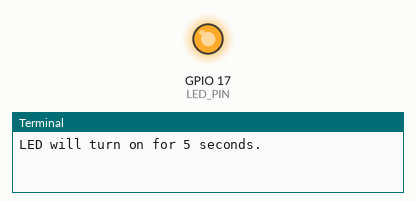
Simulated run of this program. Board: Raspberry Pi (BCM pin numbers). Parts: output pins drawn as LEDs (lit = HIGH), the last lines printed to the terminal. At 5.0 s the program stops and its outputs stay as they are.

Above: at 0.1 s.
At 5.1 s:
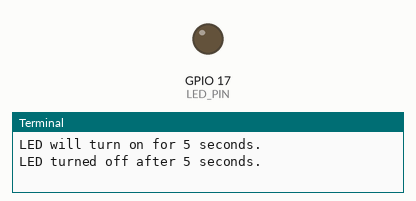
Timing chart, 0 to 6.5 s (numbered marks = the images above):
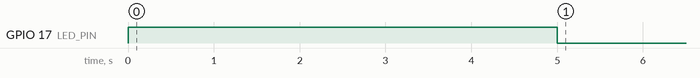

The program:

Timer.py
```python
import RPi.GPIO as GPIO
import time

# Set up GPIO mode
GPIO.setmode(GPIO.BCM)

# Pin for LED
LED_PIN = 17

# Set up the LED pin as an output pin
GPIO.setup(LED_PIN, GPIO.OUT)

def timer_led(duration):
    print(f"LED will turn on for {duration} seconds.")

    # Turn LED on
    GPIO.output(LED_PIN, GPIO.HIGH)

    # Wait for the specified duration
    time.sleep(duration)

    # Turn LED off after duration
    GPIO.output(LED_PIN, GPIO.LOW)

    print(f"LED turned off after {duration} seconds.")

# 5 Seconds timer
timer_led(5)

GPIO.cleanup()
```

Measured:
- by itself, GPIO 17 (LED_PIN): LOW → HIGH at 0.00 s, → LOW 5.0 s later
